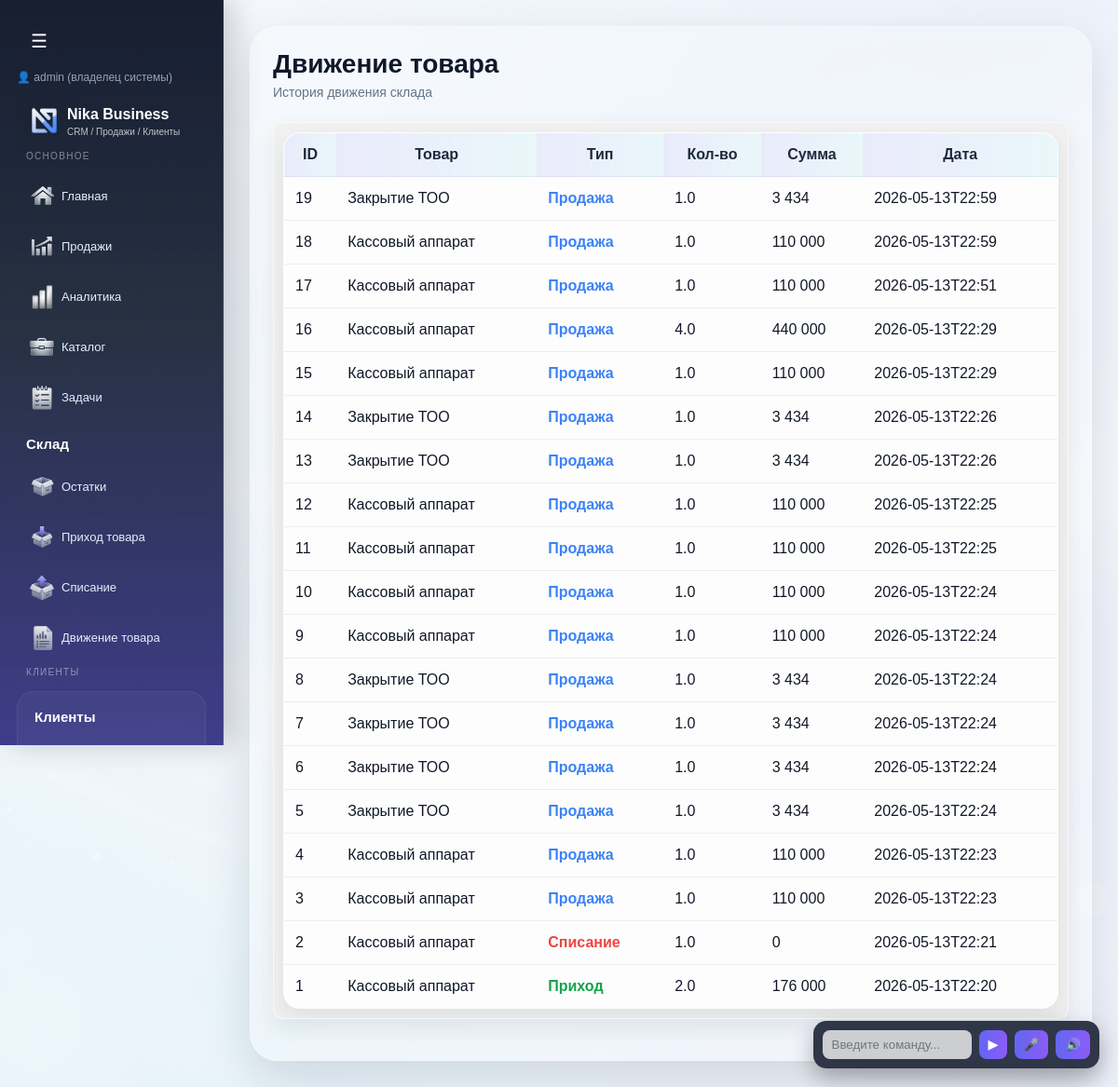
The page /stock/movements (signed in) on the database as committed earlier.
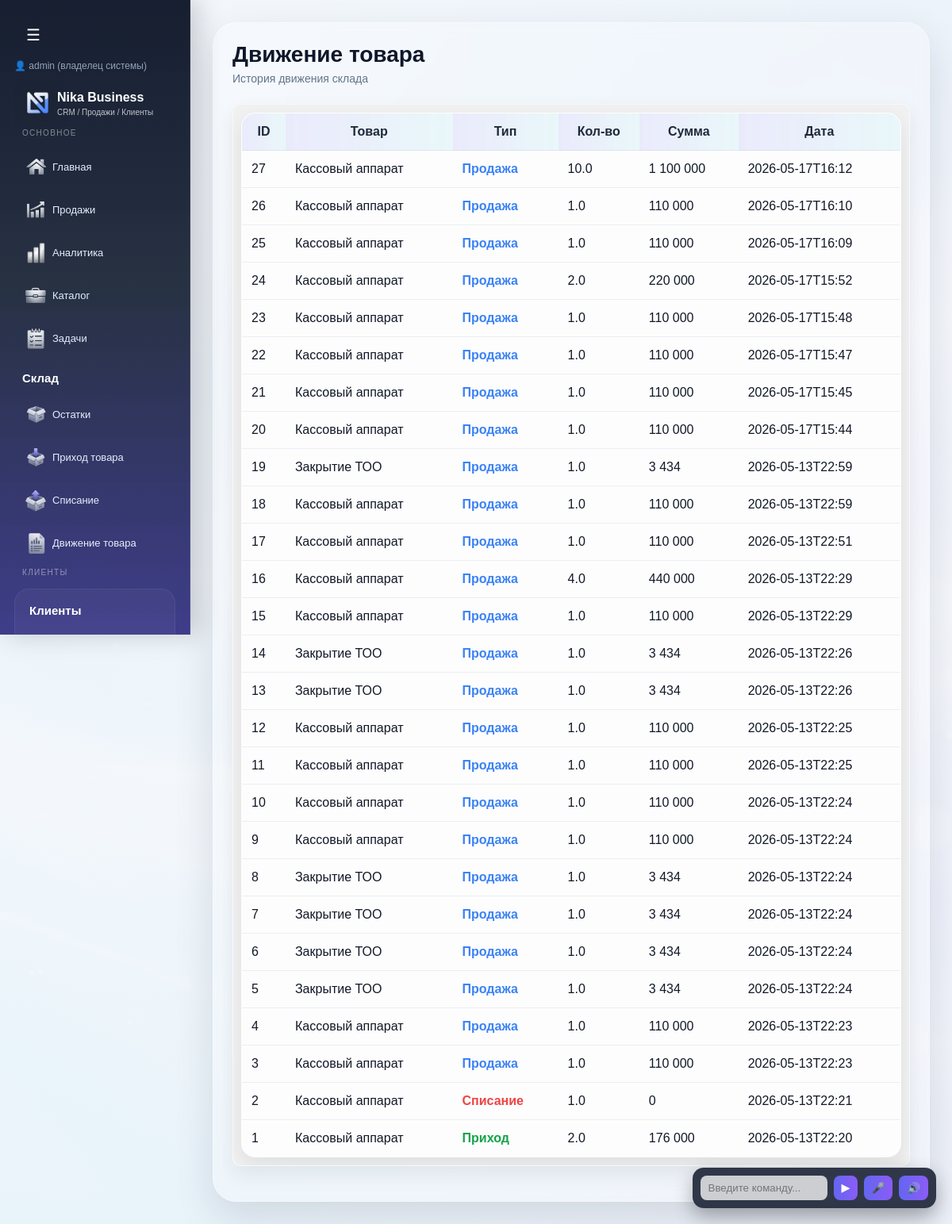
The same page on the database as committed later.
### tables this page shows
CREATE TABLE stock_movements (
        id INTEGER PRIMARY KEY AUTOINCREMENT,

        company_id INTEGER,

        item_id INTEGER,

        movement_type TEXT,

        quantity REAL,

        price REAL,

        total REAL,

        comment TEXT,

        created_at TEXT
    );

CREATE TABLE items (
        id INTEGER PRIMARY KEY AUTOINCREMENT,
        name TEXT,
        price INTEGER,
        category TEXT,
        type TEXT
    , description TEXT, retail_price INTEGER, wholesale_price INTEGER, discount_percent INTEGER, purchase_price INTEGER, barcode TEXT, company_id INTEGER, unit TEXT, markup_percent REAL DEFAULT 0, quantity REAL DEFAULT 0);

### routes/stock.py (the view)
@stock_bp.route("/stock/movements")
def stock_movements():
    conn = get_db()
    rows = conn.execute("""
        SELECT
            stock_movements.*,
            items.name as item_name

        FROM stock_movements

        LEFT JOIN items
        ON items.id = stock_movements.item_id

        WHERE stock_movements.company_id = ?

        ORDER BY stock_movements.id DESC
    """, (
        session.get("company_id"),
    )).fetchall()
    conn.close()
    return render_template(
        "stock_movements.html",
        rows=rows
    )

### app.py (called while the page is built, shortened)
@app.before_request
def check_company_access():
    if session.get("is_super_admin") or session.get("is_creator"):
        return

### models.py (called while the page is built)
def get_db():
    conn = sqlite3.connect(DATABASE, timeout=5)
    conn.row_factory = sqlite3.Row
    return conn

### templates/stock_movements.html
{% extends "base.html" %}
{% block content %}
<div class="page-header">
    <div>
        <h1 class="page-title">Движение товара</h1>
        <div class="page-note">
            История движения склада
        </div>
    </div>
</div>
<div class="card">
    <table>
        <thead>
            <tr>
                <th>ID</th>
                <th>Товар</th>
                <th>Тип</th>
                <th>Кол-во</th>
                <th>Сумма</th>
                <th>Дата</th>
            </tr>
        </thead>
        <tbody>
        {% for row in rows %}
            <tr>
                <td>{{ row.id }}</td>
                <td>{{ row.item_name }}</td>
                <td>
                    {% if row.movement_type == "income" %}
                        <span style="color:#16a34a;font-weight:bold;">
                            Приход
                        </span>
                    {% elif row.movement_type == "sale" %}
                        <span style="color:#3b82f6;font-weight:bold;">
                            Продажа
                        </span>
                    {% elif row.movement_type == "writeoff" %}
                        <span style="color:#ef4444;font-weight:bold;">
                            Списание
                        </span>
                    {% endif %}
                </td>
                <td>
                    {{ row.quantity }}
                </td>
                <td>
                    {{ "{:,.0f}".format(row.total or 0).replace(",", " ") }}
                </td>
                <td>
                    {{ row.created_at[:16] if row.created_at }}
                </td>
            </tr>
        {% endfor %}
        </tbody>
    </table>
</div>
{% endblock %}

### templates/base.html (shortened to what this page needs)
<!DOCTYPE html>
<html lang="ru">
<head>
</head>
<body>
<div class="layout">
	<div class="sidebar" id="sidebar">
		<div class="toggle-btn" onclick="toggleSidebar()">☰</div>
			<div style="margin:10px 0; font-size:12px; color:#94a3b8;">
				👤 {{ session.get("username") }}
				{% if session.get("is_creator") %}
					(создатель системы 🔥)
				{% elif session.get("is_super_admin") %}
					(владелец системы)
				{% elif session.get("role") == "admin" %}
					(админ компании)
				{% else %}
					(кассир)
				{% endif %}
			</div>
			<div class="sidebar-logo">
				<img src="/static/img/logo-mini.png" class="logo-mark">
				<div class="logo-text-wrap">
					<div class="logo-name">Nika Business</div>
					<div class="logo-sub">CRM / Продажи / Клиенты</div>
				</div>
			</div>
		<div class="menu-section">
			<div class="menu-caption">Основное</div>
			<a href="/dashboard">
				<img src="/static/icons/home.png" class="menu-icon">
				<span class="text">Главная</span>
			</a>
			<a href="/sales">
				<img src="/static/icons/sales.png" class="menu-icon">
				<span class="text">Продажи</span>
			</a>
			<a href="/analytics">
				<img src="/static/icons/analytics.png" class="menu-icon">
				<span class="text">Аналитика</span>
			</a>
			<a href="/items">
				<img src="/static/icons/items.png" class="menu-icon">
				<span class="text">Каталог</span>
			</a>
			<a href="/tasks">
				<img src="/static/icons/tasks.png" class="menu-icon">
				<span class="text">Задачи</span>
			</a>
		</div>
		<div class="menu-section">
			<div class="menu-title">
				Склад
			</div>
			<a href="/stock" class="menu-link">
				<img
					src="/static/icons/stock.png"
					class="menu-icon"
				>
				<span class="text">Остатки</span>
			</a>
			<a href="/stock/income" class="menu-link">
				<img
					src="/static/icons/income.png"
					class="menu-icon"
				>
				<span class="text">Приход товара</span>
			</a>
			<a href="/stock/writeoff" class="menu-link">
				<img
					src="/static/icons/writeoff.png"
					class="menu-icon"
				>
				<span class="text">Списание</span>
			</a>
			<a href="/stock/movements" class="menu-link">
				<img
					src="/static/icons/movements.png"
					class="menu-icon"
				>
				<span class="text">Движение товара</span>
			</a>
		</div>
        <div class="menu-section">
            <div class="menu-caption">Клиенты</div>
            <div class="menu-group">
                <div class="menu-title">Клиенты</div>
				<a href="/clients" class="submenu">
				</a>
            </div>
        </div>
    </div>
    <div class="content">
        <div class="page-shell">
            {% block content %}{% endblock %}
        </div>
    </div>
</div>
<div id="agent-box">
    <input type="text" id="agent-input" placeholder="Введите команду...">
    <button onclick="sendCommand()">▶</button>
    <button onclick="startVoice()">🎤</button>
	<button onclick="toggleVoice()">🔊</button>
</div>
</body>
</html>

Rows that differ between the two databases and show on the page:
added stock_movements: id "27", item_name "Кассовый аппарат", movement_type "Продажа", quantity "10.0", total "1 100 000", created_at "2026-05-17T16:12"
added stock_movements: id "26", item_name "Кассовый аппарат", movement_type "Продажа", quantity "1.0", total "110 000", created_at "2026-05-17T16:10"
added stock_movements: id "25", item_name "Кассовый аппарат", movement_type "Продажа", quantity "1.0", total "110 000", created_at "2026-05-17T16:09"
added stock_movements: id "24", item_name "Кассовый аппарат", movement_type "Продажа", quantity "2.0", total "220 000", created_at "2026-05-17T15:52"
added stock_movements: id "23", item_name "Кассовый аппарат", movement_type "Продажа", quantity "1.0", total "110 000", created_at "2026-05-17T15:48"
added stock_movements: id "22", item_name "Кассовый аппарат", movement_type "Продажа", quantity "1.0", total "110 000", created_at "2026-05-17T15:47"
added stock_movements: id "21", item_name "Кассовый аппарат", movement_type "Продажа", quantity "1.0", total "110 000", created_at "2026-05-17T15:45"
added stock_movements: id "20", item_name "Кассовый аппарат", movement_type "Продажа", quantity "1.0", total "110 000", created_at "2026-05-17T15:44"
